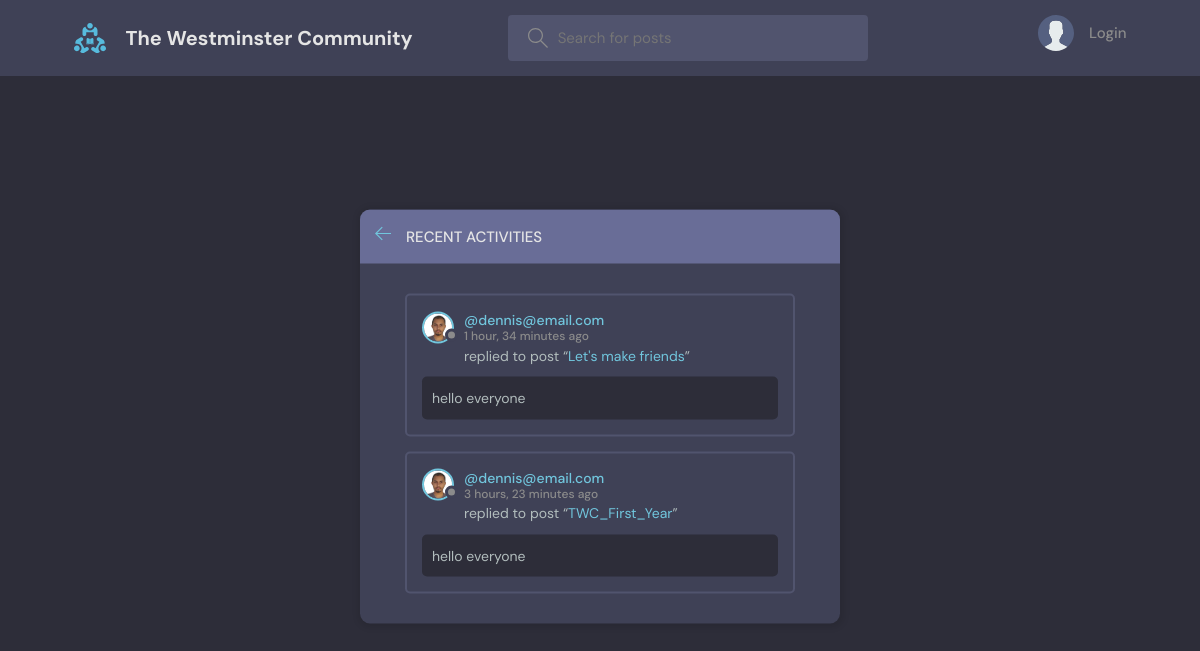
The page /activity/ on the database its author committed.
### base/models.py (models this page shows, shortened)
class Message(models.Model):
    user = models.ForeignKey(User, on_delete=models.CASCADE)
    room = models.ForeignKey(Room, on_delete=models.CASCADE)
    body = models.TextField()
    updated = models.DateTimeField(auto_now=True)
    created = models.DateTimeField(auto_now_add=True)
    class Meta:
        ordering = ['-updated', '-created']

class User(AbstractUser):
    name = models.CharField(max_length=200, null=True)
    email = models.EmailField(unique=True, null=True)
    bio = models.TextField(null=True)
    avatar = models.ImageField(null=True, default="avatar.svg")
    USERNAME_FIELD = 'email'
    REQUIRED_FIELDS = []

class Room(models.Model):
    host = models.ForeignKey(User, on_delete=models.SET_NULL, null=True)
    topic = models.ForeignKey(Topic, on_delete=models.SET_NULL, null=True)
    name = models.CharField(max_length=200)
    description = models.TextField(null=True, blank=True)
    participants = models.ManyToManyField(
        User, related_name='participants', blank=True)
    updated = models.DateTimeField(auto_now=True)
    created = models.DateTimeField(auto_now_add=True)
    class Meta:
        ordering = ['-updated', '-created']
    def __str__(self):
        return self.name

### base/views.py (the view)
# urls.py: path('activity/', views.activityPage, name="activity"),
def activityPage(request):
    room_messages = Message.objects.all()
    return render(request, 'base/activity.html', {'room_messages': room_messages})

### base/templates/base/activity.html (shortened to what this page needs)
{% extends 'main.html' %}
{% block content %}
<main class="layout">
  <div class="container">
    <div class="layout__box">
      <div class="layout__boxHeader">
        <div class="layout__boxTitle">
          <a href="{% url 'home' %}">
            <svg version="1.1" xmlns="http://www.w3.org/2000/svg" width="32" height="32" viewBox="0 0 32 32">
              <title>arrow-left</title>
              <path
                d="M13.723 2.286l-13.723 13.714 13.719 13.714 1.616-1.611-10.96-10.96h27.625v-2.286h-27.625l10.965-10.965-1.616-1.607z">
              </path>
              </path>
            </svg>
          </a>
          <h3>Recent Activities</h3>
        </div>
      </div>
      <div class="activities-page layout__body">
        {% for message in room_messages %}
        <div class="activities__box">
          <div class="activities__boxHeader roomListRoom__header">
            <a href="{% url 'user-profile' message.user.id %}" class="roomListRoom__author">
              <div class="avatar avatar--small">
                <img src="{{message.user.avatar.url}}" />
              </div>
              <p>
                @{{message.user}}
                <span>{{message.created|timesince}} ago</span>
              </p>
            </a>
          </div>
          <div class="activities__boxContent">
            <p>replied to post “<a href="{% url 'room' message.room.id %}">{{message.room}}</a>”</p>
            <div class="activities__boxRoomContent">
              {{message.body}}
            </div>
          </div>
        </div>
        {% endfor %}
      </div>
    </div>
  </div>
</main>
{% endblock content %}

### static/styles/style.css (style rules this page uses)
:root { --color-main: #71c6dd; --color-main-light: #e1f6fb; --color-dark: #3f4156; --color-dark-medium: #51546e; --color-dark-light: #696d97; --color-light: #e5e5e5; --color-gray: #8b8b8b; --color-light-gray: #b2bdbd; --color-bg: #2d2d39; --color-success: #5dd693; --color-error: #fc4b0b; }
* { font-family: "DM Sans", -apple-system, BlinkMacSystemFont, "Segoe UI", Roboto, Oxygen, Ubuntu, Cantarell, "Open Sans", "Helvetica Neue", sans-serif; margin: 0; padding: 0; box-sizing: border-box; text-rendering: optimizeLegibility; font-size: inherit; }
html { font-size: 56.25%; }
@media only screen and (min-width: 1200px) { html { font-size: 62.5%; } }
body { line-height: 1.6; font-weight: 400; font-size: 1.5rem; color: var(--color-light-gray); background-color: var(--color-bg); min-height: 100vh; }
img { width: 100%; }
a { display: inline-block; color: var(--color-main); text-decoration: none; }
.container { max-width: 120rem; width: 90%; margin: auto; }
.avatar { position: relative; display: inline-block; border-radius: 50%; border: 2px solid var(--color-main); }
.avatar img { display: block; border-radius: 50%; object-fit: cover; object-position: center; }
.avatar::after { content: ""; display: block; position: absolute; background-color: var(--color-gray); z-index: 111; border-radius: 50%; border: 0.3rem solid var(--color-dark); }
.avatar.avatar--small img { width: 2.8rem; height: 2.8rem; }
.avatar.avatar--small:after { width: 0.7rem; height: 0.7rem; bottom: 0px; right: -6px; }
.layout { margin-top: 2.4rem; }
.layout > .container { display: flex; justify-content: space-between; align-items: flex-start; }
.layout__box { width: 90%; max-width: 48rem; min-height: 40rem; position: absolute; top: 50%; left: 50%; transform: translate(-50%, -46%); background-color: var(--color-dark); border-radius: 1rem; box-shadow: 1px 1px 6px 3px rgba(0, 0, 0, 0.1); overflow: hidden; }
.layout__boxHeader { display: flex; padding: 1.5rem; background-color: var(--color-dark-light); }
.layout__boxTitle { display: flex; gap: 1.5rem; align-items: center; }
.layout__boxTitle h3 { text-transform: uppercase; font-weight: 500; color: var(--color-light); }
.layout__boxTitle svg { width: 1.6rem; height: 1.6rem; fill: var(--color-main); }
.layout__body { margin: 3rem; }
.roomListRoom__header { display: flex; justify-content: space-between; align-items: center; }
.roomListRoom__author { font-weight: 500; display: flex; align-items: center; gap: 1rem; }
.activities__box { margin: 1.5rem; padding: 1.5rem; border: 2px solid var(--color-dark-medium); border-radius: 5px; }
.activities__boxHeader p { font-size: 1.4rem; line-height: 1.3; }
.activities__boxHeader p span { color: var(--color-gray); font-size: 1.2rem; display: block; }
.activities__boxContent { margin-left: 4.2rem; }
.activities__boxContent { font-size: 1.4rem; }
.activities__boxRoomContent { background: var(--color-bg); padding: 1rem; border-radius: 5px; margin-top: 1rem; margin-left: -4.2rem; }

### rows shown on the page
Message: user.avatar (picture), user "dennis@email.com", created "1 hour, 34 minutes", room "Let's make friends", body "hello everyone"
Message: user.avatar (picture), user "dennis@email.com", created "3 hours, 23 minutes", room "TWC_First_Year", body "hello everyone"
